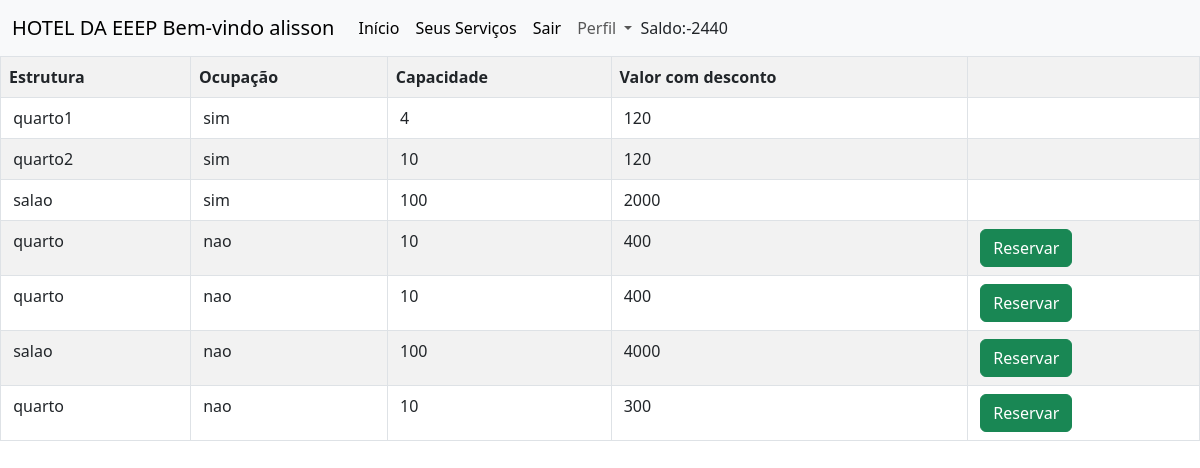
Page /ACadastro/Agerente.php (signed in) on the committed database.
### tables this page shows
CREATE TABLE `funcionarios` (
  `id` int(11) NOT NULL,
  `nome` varchar(255) NOT NULL,
  `cpf` varchar(255) NOT NULL,
  `supervisor` varchar(255) NOT NULL,
  `usuario` varchar(255) NOT NULL,
  `senha` varchar(255) NOT NULL,
  `funcionario` varchar(255) NOT NULL,
  `dinheiro` float NOT NULL
);

CREATE TABLE `estruturas` (
  `id` int(11) NOT NULL,
  `estrutura` varchar(255) NOT NULL,
  `capacidade` varchar(255) NOT NULL,
  `ocupado` varchar(255) NOT NULL,
  `pessoa` varchar(255) NOT NULL,
  `desconto` float NOT NULL,
  `tipo` varchar(255) NOT NULL,
  `valor` float NOT NULL
);

### ACadastro/listaE.php (the view, shortened to what this page needs)
<?php
$sql="SELECT * FROM estruturas";
$res=$conn->query($sql);
echo "<table class='table table-hover
table-striped table-bordered'>";
echo"<tr>";
echo  "<th>Estrutura</th>";
echo  "<th>Ocupação</th>";
echo  "<th>Capacidade</th>";
echo  "<th>Valor com desconto</th>";
echo  "<th></th>";
while($row=$res->fetch_object()){
   $val= (($row->valor)-($row->valor)*($row->desconto));
    echo "<form action='reserva.php' method='POST'>";
    echo "<tr><td><label></label> {$row->estrutura}</td>";
    echo "<td><label></label> {$row->ocupado}</td>";
    echo "<td><label></label> {$row->capacidade}</td>";
    echo "<td><label></label> {$val}</td>";
    echo "<td><label></label>" ;
       if($_SESSION['nome']==$row->pessoa || $row->pessoa==''){
    if($row->ocupado=='nao')
    {echo" <button class='btn btn-success'>Reservar</td>";}else{
        echo" <button class='btn btn-warning'>Cancelar</td>";
    }}
    echo "</form>";
}
echo"</table>";
?>

### ACadastro/Agerente.php (shortened to what this page needs)
<?php
include("../config.php");
$res= $conn->query("SELECT dinheiro FROM funcionarios WHERE nome='{$_SESSION['nome']}'");
$row=$res->fetch_object();
$dinheiro=$row->dinheiro;
  echo"
    <!doctype html>
    <html lang='pt-br'>
   <head>
      <meta charset='utf-8'>
     <meta name='viewport' content='width=device-width, initial-scale=1'>
     <title>HOTEL DA EEEP</title>
     <link href='https://cdn.jsdelivr.net/npm/bootstrap@5.3.0-alpha1/dist/css/bootstrap.min.css' rel='stylesheet'>
    </head>
   <body>
  <nav class='navbar navbar-expand-lg bg-body-tertiary'>
  <div class='container-fluid'>
    <a class='navbar-brand' href='#'>HOTEL DA EEEP Bem-vindo {$_SESSION['nome']}</a>
    <button class='navbar-toggler' type='button' data-bs-toggle='collapse' data-bs-target='#navbarNavDropdown' aria-controls='navbarNavDropdown' aria-expanded='false' aria-label='Toggle navigation'>
      <span class='navbar-toggler-icon'></span>
    </button>
    <div class='collapse navbar-collapse' id='navbarNavDropdown'>
      <ul class='navbar-nav'>
        <li class='nav-item'>
          <a class='nav-link active' aria-current='page' href='../ACadastro/Agerente.php'>Início</a>
        </li>
        <a class='nav-link active' aria-current='page' href='?page3=lserv'>Seus Serviços</a>
        <li class='nav-item'>
          <a class='nav-link active' aria-current='page' href='?page3=sair'>Sair</a>
        </li>
        <li class='nav-item dropdown'>
          <a class='nav-link dropdown-toggle' href='#' role='button' data-bs-toggle='dropdown' aria-expanded='false'>
            Perfil
          </a>
          <ul class='dropdown-menu'>
            <li><a class='dropdown-item' href='?page3=sair'>Sair</a></li>
            <li><a class='dropdown-item' href='#'>Serviços</a></li>
            <li><a class='dropdown-item' href='#'>Something else here</a></li>
          </ul>
        </li>
      </ul>
      <label>Saldo:{$dinheiro}</label>
    </div>
  </div>
</nav>
";
switch(@$_REQUEST["page3"]){
default:
    include("listaE.php");
    break;
}
?>

### rows in the picture
funcionarios: dinheiro "-2440"
estruturas: estrutura "quarto1", ocupado "sim", capacidade "4", val "120"
estruturas: estrutura "quarto2", ocupado "sim", capacidade "10", val "120"
estruturas: estrutura "salao", ocupado "sim", capacidade "100", valor "2000"
estruturas: estrutura "quarto", ocupado "nao", capacidade "10", valor "400", pessoa "Reservar"
estruturas: estrutura "quarto", ocupado "nao", capacidade "10", valor "400", pessoa "Reservar"
estruturas: estrutura "salao", ocupado "nao", capacidade "100", valor "4000", pessoa "Reservar"
estruturas: estrutura "quarto", ocupado "nao", capacidade "10", valor "300", pessoa "Reservar"

### other values in the picture
$_SESSION['nome'] "alisson"
